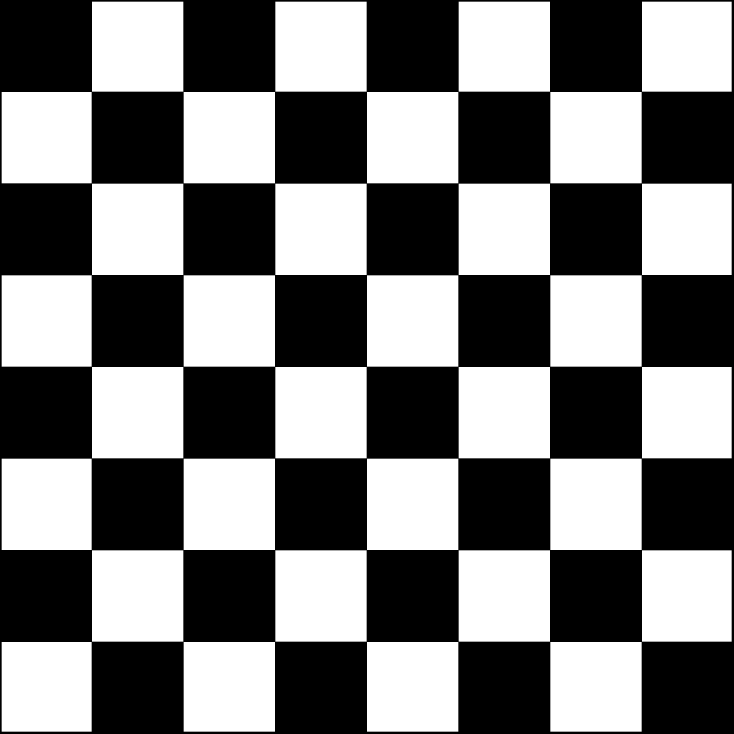
#> input picture data/checkerboard_A4.png, 2200 x 2200 px (shown at 1/3 size)
$ python -i first_pass.py   (imports and definitions only)   (older library calls are emulated)
#> lines starting #> are read from the running program, lines starting #| are printed output that depends on the picture; after the words box and inside, x2 and y2 are one past the last pixel; in counts of white or black regions, pixels touching at a corner belong together
#> further down, picture is the input picture: shape (2200, 2200, 3); 49.2% white; 32 white regions, largest, box (x1, y1, x2, y2) and area: (551, 276, 825, 550) 75076, (1101, 276, 1375, 550) 75076, (1651, 276, 1925, 550) 75076
"""
LoopSight v2 — deterministic first-pass OpenCV 5 measurement & spatial metrology stage.

Design constraint (see spec Section 9): this module produces EVIDENCE only.
It never renders a pass/fail judgment on its own — score_evidence() applies
a fixed, inspectable threshold policy, and even that only decides whether
more evidence is needed, not the final verdict (policy.py owns that).

Supported InspectionProfiles:
  1. water_turbidity_v1          — Optical nephelometry (Secchi pattern visibility,
                                   HSV/LAB specular glare detection, perspective skew,
                                   and vertical settling stratification).
  2. structural_crack_metrology_v1 — Civil/structural crack metrology (CLAHE, bilateral
                                   filtering, morphological black-hat, Euclidean distance
                                   transform width in image pixels, and tortuosity).
  3. fdm_print_surface_v1        — Manufacturing surface & edge continuity QC.
"""

from __future__ import annotations

from dataclasses import dataclass, field
import logging
import cv2
import numpy as np

logger = logging.getLogger(__name__)
# [5 lines not run here, left out]


@dataclass(frozen=True)
class InspectionProfile:
    name: str
    edge_continuity_confident_fail: float
    edge_continuity_confident_pass: float
    contrast_min_for_confidence: float
    reference_similarity_floor: float
    # water-turbidity-specific thresholds
    pattern_visibility_confident_turbid: float = 0.20
    pattern_visibility_confident_clear: float = 0.55
    # Image-space screening thresholds (analysis pixels and severity 0..1)
    crack_severity_confident_pass: float = 0.16
    crack_severity_confident_fail: float = 0.55
    crack_width_px_fail: float = 4.0


PROFILES: dict[str, InspectionProfile] = {
    "fdm_print_surface_v1": InspectionProfile(
        name="fdm_print_surface_v1",
        edge_continuity_confident_fail=0.05,
        edge_continuity_confident_pass=0.20,
        contrast_min_for_confidence=0.10,
        reference_similarity_floor=0.40,
    ),
    "water_turbidity_v1": InspectionProfile(
        name="water_turbidity_v1",
        edge_continuity_confident_fail=0.20,
        edge_continuity_confident_pass=0.55,
        contrast_min_for_confidence=0.05,
        reference_similarity_floor=0.40,
        pattern_visibility_confident_turbid=0.20,
        pattern_visibility_confident_clear=0.55,
    ),
    "structural_crack_metrology_v1": InspectionProfile(
        name="structural_crack_metrology_v1",
        edge_continuity_confident_fail=0.16,
        edge_continuity_confident_pass=0.55,
        contrast_min_for_confidence=0.05,
        reference_similarity_floor=0.40,
        crack_severity_confident_pass=0.16,
        crack_severity_confident_fail=0.55,
        crack_width_px_fail=4.0,
    ),
}


@dataclass
class RegionEvidence:
    x: int
    y: int
    w: int
    h: int
    edge_continuity: float
    reference_similarity: float
    layer_alignment_deviation: float
    local_contrast: float
    # water-turbidity & optical nephelometry fields
    pattern_visibility: float = 0.0
    pattern_sharpness: float = 0.0
    pattern_found: bool = False
    glare_ratio: float = 0.0
    skew_deg: float = 0.0
    stratification_delta: float = 0.0
    # structural crack metrology fields
    crack_width_px: float = 0.0
    crack_length_px: float = 0.0
    crack_severity_score: float = 0.0
    detection_method: str = "full_frame"


@dataclass
class FirstPassResult:
    status: str  # "CONFIDENT_PASS" | "CONFIDENT_FAIL" | "UNCERTAIN"
    regions: list[RegionEvidence]
    evidence_gap: list[str] = field(default_factory=list)
    allowed_tools: list[str] = field(default_factory=list)


ALL_TOOLS = [
    "reinspect_roi",
    "compare_to_reference",
    "measure_edge_continuity",
    "track_across_frames",
    "inpaint_specular_glare",
    "rectify_perspective_homography",
    "analyze_vertical_stratification",
    "skeletonize_crack_metrology",
]


# [304 lines left out: functions _local_contrast, _laplacian_sharpness, _measure_specular_glare, _estimate_perspective_skew_deg, _detect_reference_pattern, _compute_visibility_core and 3 more, not called in this run]


def propose_rois(frame: np.ndarray, max_rois: int = 3) -> list[tuple[int, int, int, int]]:
    """Propose candidate ROIs automatically via contour energy / pattern localization,
    always including the full-frame canonical ROI first so global metrics remain consistent."""
#> called with max_rois = 3
    h, w = frame.shape[:2]
#> h = 2200; w = 2200
    rois: list[tuple[int, int, int, int]] = [(0, 0, w, h)]
#> rois = [(0, 0, 2200, 2200)]
    if max_rois <= 1 or h < 80 or w < 80:
        return rois
    try:
        gray = cv2.cvtColor(frame, cv2.COLOR_BGR2GRAY) if frame.ndim == 3 else frame
        edges = cv2.Canny(gray, 40, 140)
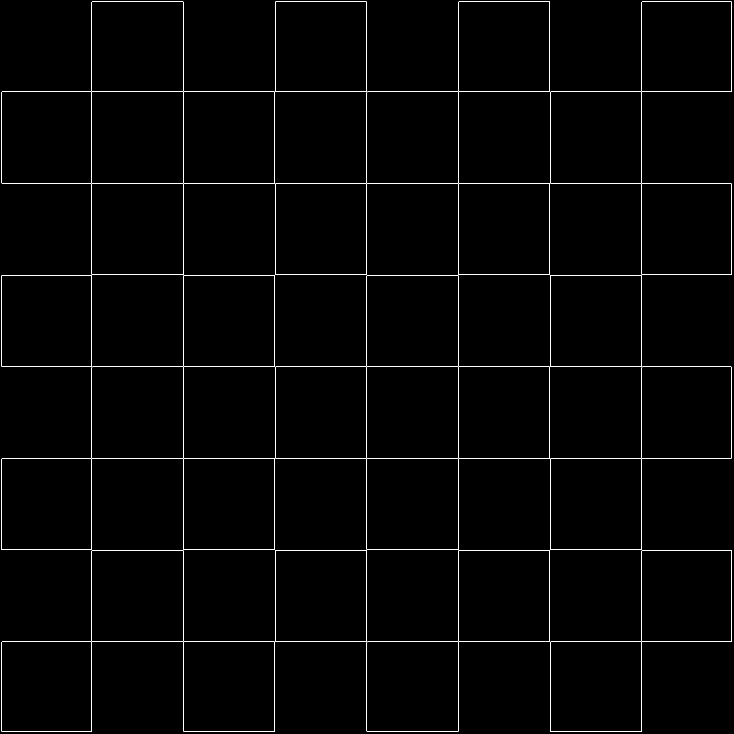
#> edges: shape (2200, 2200) (shown at 1/3 size); 0.72% white in thin lines or dots
        kernel = cv2.getStructuringElement(cv2.MORPH_RECT, (9, 9))
        closed = cv2.morphologyEx(edges, cv2.MORPH_CLOSE, kernel)
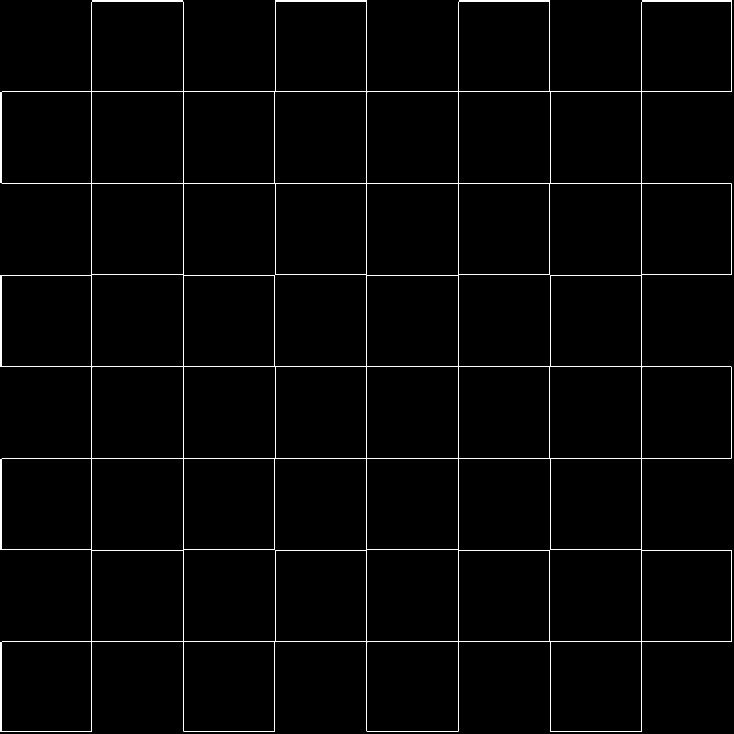
#> closed: shape (2200, 2200) (shown at 1/3 size); 0.9% white; 1 white region
        contours, _ = cv2.findContours(closed, cv2.RETR_EXTERNAL, cv2.CHAIN_APPROX_SIMPLE)
#> contours = 1 contour; box (x1, y1, x2, y2) and area: (0, 0, 2195, 2195) 3762485
        img_area = h * w
#> img_area = 4840000
        candidates = []
        for c in contours:
            rx, ry, rw, rh = cv2.boundingRect(c)
            area = rw * rh
            if img_area * 0.08 <= area <= img_area * 0.85:
                candidates.append((area, (rx, ry, rw, rh)))
#> this loop made 1 pass
#> (rx, ry, rw, rh, area) on pass 1: (0, 0, 2195, 2195, 4818025)
#> after the loop, candidates = []
        candidates.sort(key=lambda item: item[0], reverse=True)
        for _, rect in candidates[: max_rois - 1]:
            rois.append(rect)
#> this loop made 0 passes
    except Exception:
        pass
    return rois


# [228 lines left out: functions _contour_deviation_score, score_evidence, run_first_pass, not called in this run]

>>> import cv2
>>> picture = cv2.imread('../../../data/checkerboard_A4.png')
>>> result = propose_rois(picture)
#> result = [(0, 0, 2200, 2200)]
